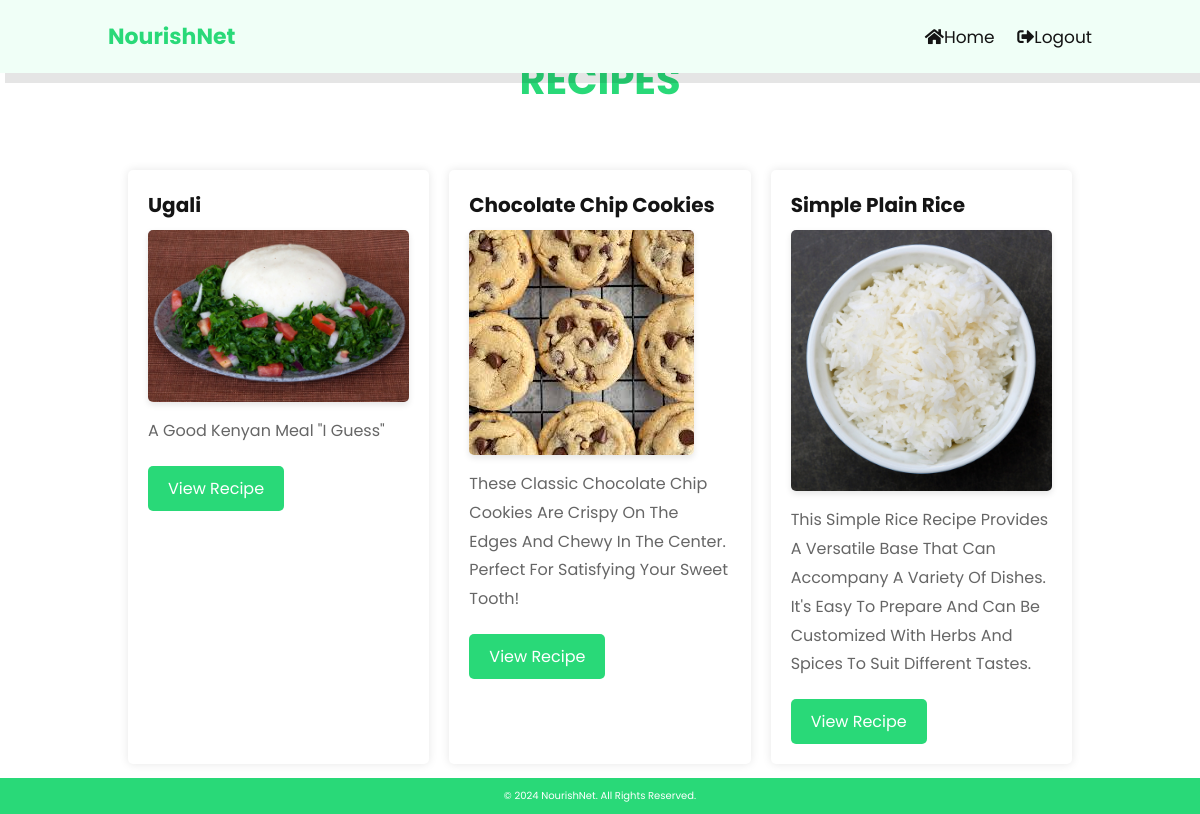
Page /recipes.php (signed in) on the earlier database version.
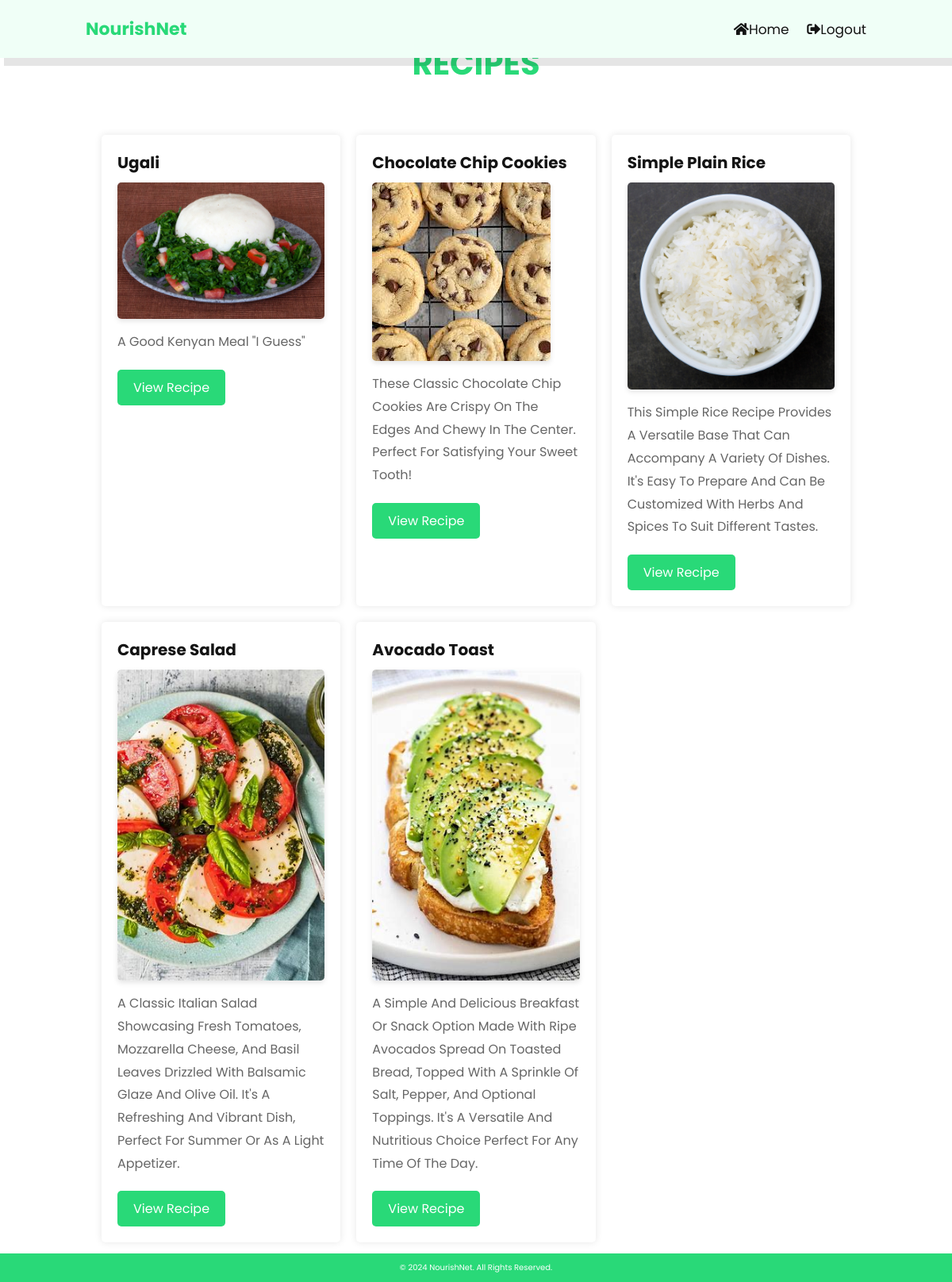
Same page on the later database version.
### tables this page shows
CREATE TABLE `recipe` (
  `recipe_id` int(11) NOT NULL,
  `user_id` int(11) DEFAULT NULL,
  `recipe` varchar(255) NOT NULL,
  `recipe_description` text DEFAULT NULL,
  `recipe_ingredients` text DEFAULT NULL,
  `recipe_instructions` text DEFAULT NULL,
  `recipe_image` varchar(255) DEFAULT NULL,
  `recipe_tag` varchar(255) NOT NULL,
  `recipe_nutrition` varchar(500) NOT NULL,
  `recipe_suitability` varchar(500) NOT NULL,
  `date_created` datetime NOT NULL DEFAULT current_timestamp(),
  `date_modified` datetime NOT NULL DEFAULT current_timestamp() ON UPDATE current_timestamp()
);

### recipes.php (the view, shortened to what this page needs)
<?php
include 'db_connect.php';
$conn = new mysqli($servername, $username, $password, $dbname);
$sql = "SELECT recipe_id, recipe, recipe_image, recipe_description FROM recipe";
$result = $conn->query($sql);
$recipes = [];
if ($result->num_rows > 0) {
    while ($row = $result->fetch_assoc()) {
        $recipes[] = $row;
    }
} else {
    echo "No recipes found";
    exit;
}
$user_type = $_SESSION['user_type'] ?? 'user';
function getHomeLink($user_type)
{
    switch ($user_type) {
        case 'admin':
            return 'admin.php';
    }
}
?>
<!DOCTYPE html>
<html lang="en">
<head>
    <link rel="stylesheet" href="../styling/recipe.css">
    <link rel="stylesheet" href="https://cdnjs.cloudflare.com/ajax/libs/font-awesome/5.15.4/css/all.min.css">
</head>
<body>
    <header class="header">
        <div class="logo">NourishNet</div>
        <nav class="navbar">
            <a href="<?php echo getHomeLink(htmlspecialchars($user_type)); ?>"><i class="fas fa-home"></i>Home</a>
            <a href="logout.php"><i class="fas fa-sign-out-alt"></i>logout</a>
        </nav>
    </header>
    <section>
        <h2 class="heading"> Recipes</h2>
        <div class="foods-list">
            <?php foreach ($recipes as $recipe): ?>
                <div class="food-item">
                    <h3><?php echo htmlspecialchars($recipe['recipe']); ?></h3>
                    <img src="<?php echo htmlspecialchars($recipe['recipe_image']); ?>"
                        alt="<?php echo htmlspecialchars($recipe['recipe']); ?>">
                    <p><?php echo htmlspecialchars($recipe['recipe_description']); ?></p>
                    <a href="recipedetails.php?recipe_id=<?php echo htmlspecialchars($recipe['recipe_id']); ?>">View Recipe</a>
                </div>
            <?php endforeach; ?>
        </div>
    </section>
    <footer class="footer">
        &copy; 2024 NourishNet. All rights reserved.
    </footer>
</body>
</html>

Differences in the rows shown:
added recipe: recipe "Caprese Salad", recipe_image+recipe (picture), recipe_description "A Classic Italian Salad Showcasing Fresh Tomatoes, Mozzarella Cheese, And Basil Leaves Drizzled With Balsamic Glaze And Olive Oil. It's A Refreshing And Vibrant Dish, Perfect For Summer Or As A Light Appetizer."
added recipe: recipe "Avocado Toast", recipe_image (picture), recipe_description "A Simple And Delicious Breakfast Or Snack Option Made With Ripe Avocados Spread On Toasted Bread, Topped With A Sprinkle Of Salt, Pepper, And Optional Toppings. It's A Versatile And Nutritious Choice Perfect For Any Time Of The Day."
